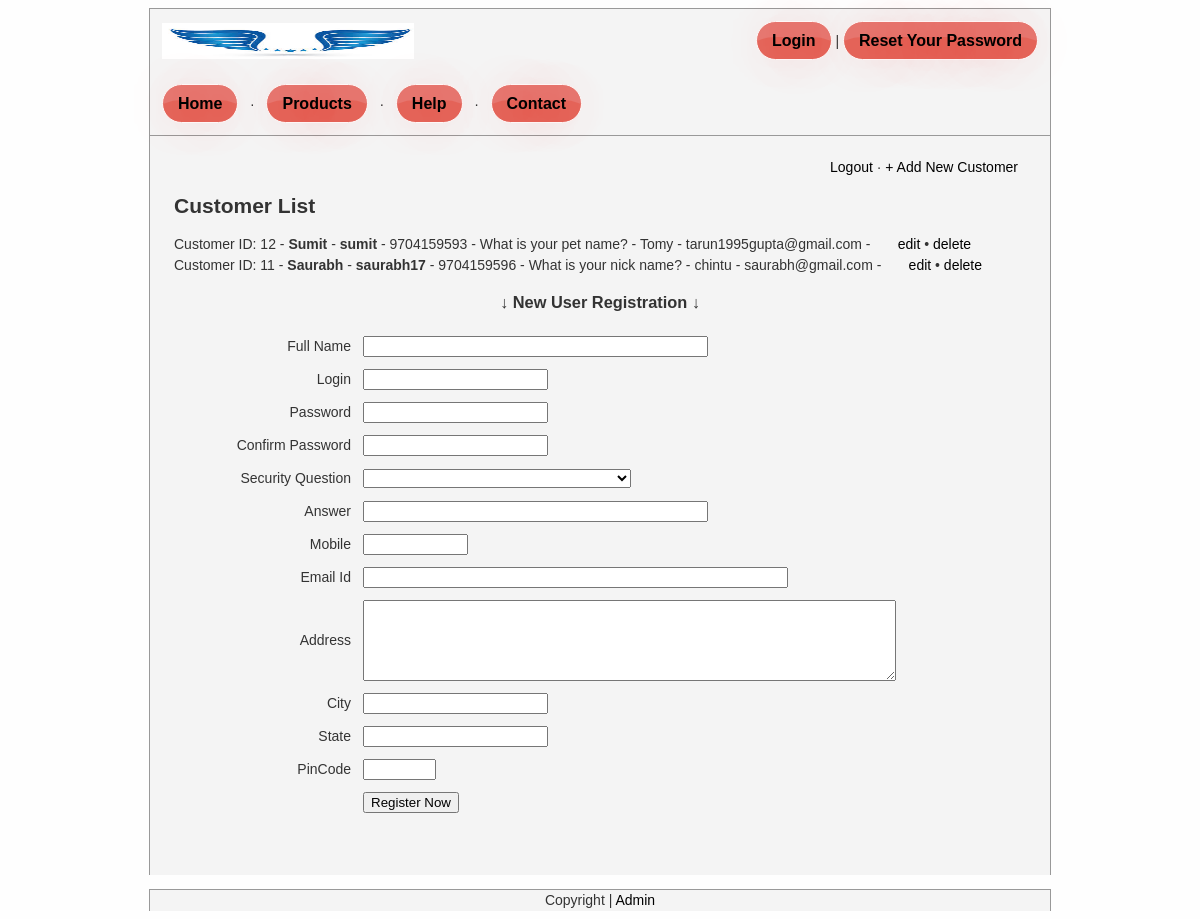
The page /storeadmin/user_list.php (signed in) on the database its author committed.
### tables this page shows
CREATE TABLE IF NOT EXISTS `customer` (
  `login` varchar(12) NOT NULL,
  `password` varchar(8) NOT NULL,
  `name` varchar(40) NOT NULL,
`id` int(11) NOT NULL,
  `mobile` varchar(10) NOT NULL,
  `security` text NOT NULL,
  `securityanswer` text NOT NULL,
  `email` varchar(50) NOT NULL,
  `address` varchar(100) NOT NULL,
  `city` varchar(20) NOT NULL,
  `state` varchar(20) NOT NULL,
  `pin` varchar(6) NOT NULL
);

### storeadmin/user_list.php (the view, shortened to what this page needs)
<?php
$customer_list = "";
$sql = mysql_query("SELECT * FROM customer ORDER BY id DESC");
$customerCount = mysql_num_rows($sql);
if ($customerCount > 0) {
	while($row = mysql_fetch_array($sql)){
             $login = $row["login"];
             $name = $row["name"];
             $id = $row["id"];
             $mobile = $row["mobile"];
             $security = $row["security"];
             $securityanswer = $row["securityanswer"];
             $email = $row["email"];
			 $customer_list .= "Customer ID: $id - <strong>$name</strong> - <strong>$login</strong> - $mobile - $security - $securityanswer - $email - &nbsp; &nbsp; &nbsp; <a href='user_edit.php?pid=$id'>edit</a> &bull; <a href='user_list.php?deleteid=$id'>delete</a><br />";
    }
} else {
	$customer_list = "You have no customers listed in your store yet";
}
?>
<!DOCTYPE html PUBLIC "-//W3C//DTD XHTML 1.0 Transitional//EN" "http://www.w3.org/TR/xhtml1/DTD/xhtml1-transitional.dtd">
<html xmlns="http://www.w3.org/1999/xhtml">
<head>
<link rel="stylesheet" href="../style/style.css" type="text/css" media="screen" />
</head>
<body>
<div align="center" id="mainWrapper">
  <?php include_once("../template_header.php");?>
    <div id="pageContent"><br />
      <div align="right" style="margin-right:32px"> <a href="http://localhost/InorbitMall/storeadmin/logout.php">Logout</a> &middot;
      <a href="user_list.php#userForm">+ Add New Customer</a></div>
<div align="left" style="margin-left:24px;">
      <h2>Customer List</h2>
      <?php echo $customer_list; ?>
    </div>
    <h3>
    &darr; New User Registration &darr;
    </h3>
    <form action="" enctype="multipart/form-data" name="userForm" id="userForm" method="post">
    <table width="90%" border="0" cellspacing="0" cellpadding="6">
      <tr>
        <td width="20%" align="right">Full Name</td>
        <td width="80%"><label>
          <input name="name" type="text" id="name" size="40" />
        </label></td>
      </tr>
      <tr>
        <td width="20%" align="right">Login</td>
        <td width="80%"><label>
          <input name="login" type="text" id="login" size="20" />
        </label></td>
      </tr>
      <tr>
        <td width="20%" align="right">Password</td>
        <td width="80%"><label>
          <input name="password" type="password" id="password" size="20" />
        </label></td>
      </tr>
      <tr>
        <td width="20%" align="right">Confirm Password</td>
        <td width="80%"><label>
          <input name="cpassword" type="password" id="cpassword" size="20" />
        </label></td>
      </tr>
	  <tr>
        <td align="right">Security Question</td>
        <td><label>
          <select name="security" id="security">
          <option value=""></option>
          <option value="What is your school name?">What is your school name?</option>
          </select>
        </label></td>
      </tr>
      <tr>
        <td width="20%" align="right">Answer</td>
        <td width="80%"><label>
          <input name="answer" type="text" id="answer" size="40" />
        </label></td>
      </tr>
      <tr>
        <td align="right">Mobile</td>
        <td><label>
          <input name="mobile" type="text" id="mobile" size="10" />
        </label></td>
      </tr>
      <tr>
        <td align="right">Email Id</td>
        <td><label>
          <input name="email" type="text" id="email" size="50" />
        </label></td>
      </tr>
      <tr>
        <td align="right">Address</td>
        <td><label>
          <textarea name="address" id="address" cols="64" rows="5"></textarea>
        </label></td>
      </tr>
      <tr>
        <td width="20%" align="right">City</td>
        <td width="80%"><label>
          <input name="city" type="text" id="city" size="20" />
        </label></td>
      </tr>
      <tr>
        <td width="20%" align="right">State</td>
        <td width="80%"><label>
          <input name="state" type="text" id="state" size="20" />
        </label></td>
      </tr>
      <tr>
        <td align="right">PinCode</td>
        <td><label>
          <input name="pin" type="text" id="pin" size="6" />
        </label></td>
      </tr>
      <tr>
        <td>&nbsp;</td>
        <td><label>
          <input type="submit" name="button" id="button" value="Register Now"  onclick="javascript:return validateMyForm();"/>
        </label></td>
      </tr>
    </table>
    </form>
       <p><br />
      <br />
    </p>
  </div>
  <?php include_once("../template_footer.php");?>
</div>
</body>
</html>

### style/style.css (style rules this page uses)
body,td,th { font-family: Arial, Helvetica, sans-serif; font-size: 14px; color: #333; line-height:1.5em; }
body { background-color: #fefefe; }
a:link { color: #000000; text-decoration: none; }
#pageContent { border:#999 1px solid; border-bottom:none; background-color:#F4F4F4; width:900px; }

### rows shown on the page
customer: id "12", name "Sumit", login "sumit", mobile "9704159593", security "What is your pet name?", securityanswer "Tomy", email "tarun1995gupta@gmail.com"
customer: id "11", name "Saurabh", login "saurabh17", mobile "9704159596", security "What is your nick name?", securityanswer "chintu", email "saurabh@gmail.com"
